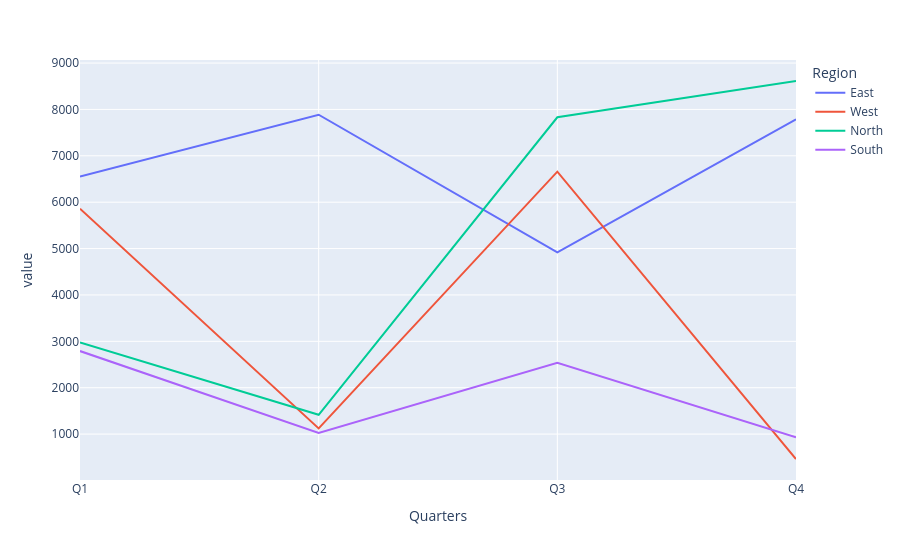

Notebook cell for this chart:
### Code cell
data.plot()

### Figure 1 — Plotly figure (JSON) as saved in the notebook; plotly's stock layout.template omitted (floating-point values rounded to 4 significant figures)
{"data": [{"hovertemplate": "Region=East<br>Quarters=%{x}<br>value=%{y}<extra></extra>", "legendgroup": "East", "line": {"color": "#636efa", "dash": "solid"}, "marker": {"symbol": "circle"}, "mode": "lines", "name": "East", "orientation": "v", "showlegend": true, "type": "scatter", "x": ["Q1", "Q2", "Q3", "Q4"], "xaxis": "x", "y": [6554.0, 7886.0, 4918.0, 7787.0], "yaxis": "y"}, {"hovertemplate": "Region=West<br>Quarters=%{x}<br>value=%{y}<extra></extra>", "legendgroup": "West", "line": {"color": "#EF553B", "dash": "solid"}, "marker": {"symbol": "circle"}, "mode": "lines", "name": "West", "orientation": "v", "showlegend": true, "type": "scatter", "x": ["Q1", "Q2", "Q3", "Q4"], "xaxis": "x", "y": [5859.0, 1123.0, 6658.0, 463.2], "yaxis": "y"}, {"hovertemplate": "Region=North<br>Quarters=%{x}<br>value=%{y}<extra></extra>", "legendgroup": "North", "line": {"color": "#00cc96", "dash": "solid"}, "marker": {"symbol": "circle"}, "mode": "lines", "name": "North", "orientation": "v", "showlegend": true, "type": "scatter", "x": ["Q1", "Q2", "Q3", "Q4"], "xaxis": "x", "y": [2977.0, 1417.0, 7831.0, 8613.0], "yaxis": "y"}, {"hovertemplate": "Region=South<br>Quarters=%{x}<br>value=%{y}<extra></extra>", "legendgroup": "South", "line": {"color": "#ab63fa", "dash": "solid"}, "marker": {"symbol": "circle"}, "mode": "lines", "name": "South", "orientation": "v", "showlegend": true, "type": "scatter", "x": ["Q1", "Q2", "Q3", "Q4"], "xaxis": "x", "y": [2790.0, 1025.0, 2537.0, 932.2], "yaxis": "y"}], "layout": {"legend": {"title": {"text": "Region"}, "tracegroupgap": 0}, "margin": {"t": 60}, "xaxis": {"anchor": "y", "domain": [0, 1], "title": {"text": "Quarters"}}, "yaxis": {"anchor": "x", "domain": [0, 1], "title": {"text": "value"}}}}
